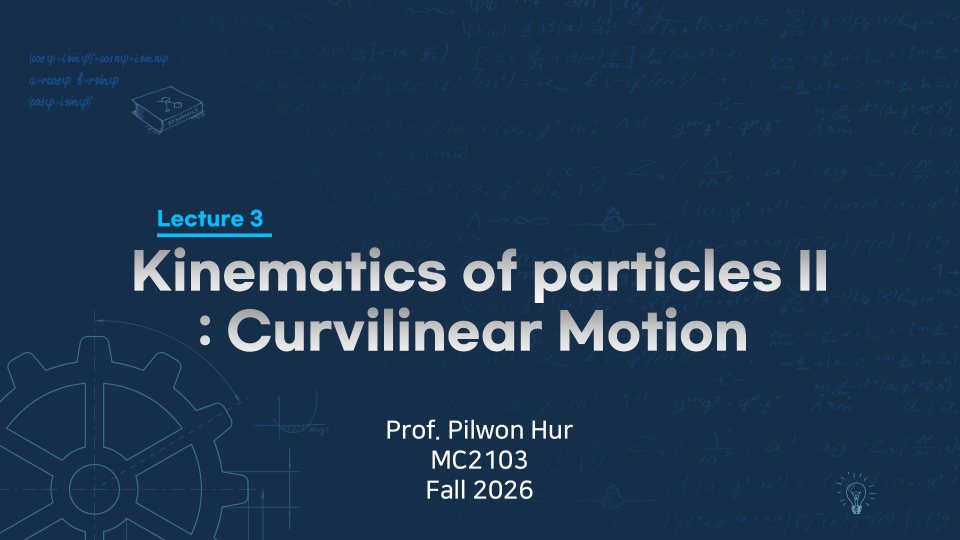
#> input picture 2026FA_Dynamics/site/assets/slides/lecture03/slide-01.jpg, 1920 x 1080 px (shown at 1/2 size); its folder holds only this picture in this run
$ python prepare_lecture03.py
#> lines starting #> are read from the running program, lines starting #| are printed output that depends on the picture
from pathlib import Path
import subprocess
from PIL import Image, ImageOps, ImageDraw

root = Path(__file__).resolve().parents[1]
out = root / 'site/assets/slides/lecture03'
qa = root / 'tmp/lecture03'
out.mkdir(parents=True, exist_ok=True)
qa.mkdir(parents=True, exist_ok=True)
subprocess.run(['pdftoppm', '-jpeg', '-scale-to-x', '1920', '-scale-to-y', '1080', '-jpegopt', 'quality=90', str(root / 'lecture_notes/lecture03_note.pdf'), str(out / 'slide')], check=True)
#> (this line was passed over: subprocess is not available in this run)
files = sorted(out.glob('slide-*.jpg'))
for start in range(0, len(files), 6):
    sheet = Image.new('RGB', (1920, 3 * 570), 'white')
#> sheet: PIL image 1920x1710 RGB; every value is 255
    draw = ImageDraw.Draw(sheet)
    for offset, file in enumerate(files[start:start + 6]):
        im = Image.open(file).resize((960, 540))
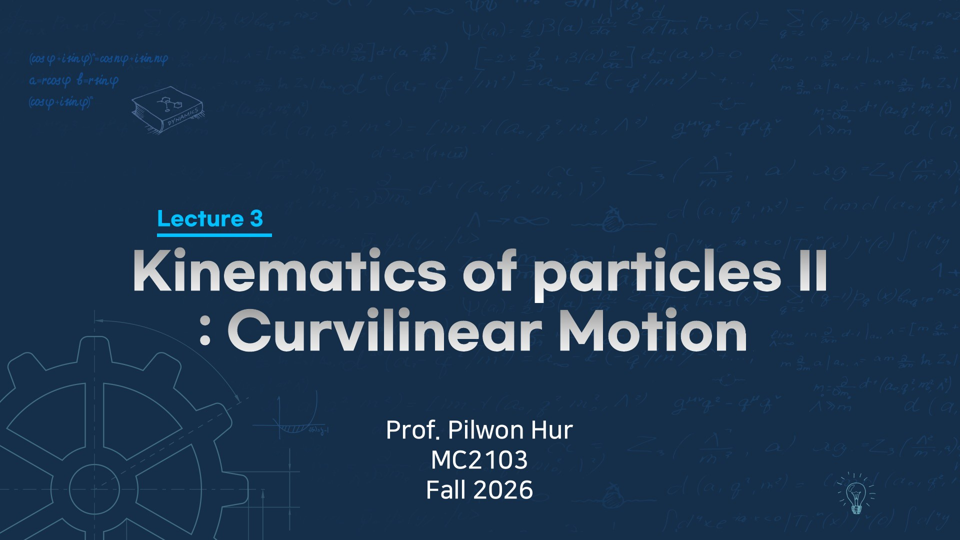
#> im: PIL image 960x540 RGB; mean R, G, B 30.3, 55.6, 81.9
        x, y = (offset % 2) * 960, (offset // 2) * 570
        sheet.paste(im, (x, y + 30))
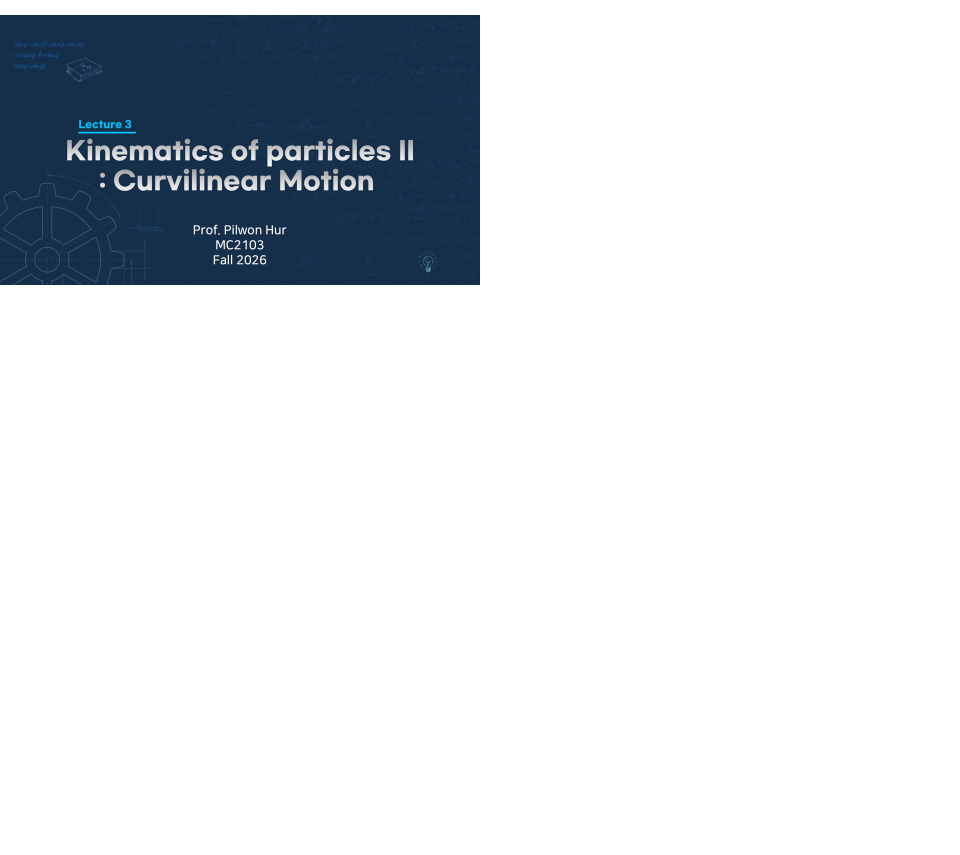
#> sheet: PIL image 1920x1710 RGB (shown at 1/2 size); mean R, G, B 219.5, 223.5, 227.7
        draw.text((x + 12, y + 8), file.stem, fill='black')
    sheet.save(qa / f'contact-{start + 1:02d}.jpg', quality=92)
print(f'RENDERED {len(files)} slides')

$ run again, on 2026FA_Dynamics/site/assets/slides/lecture03/slide-05.jpg
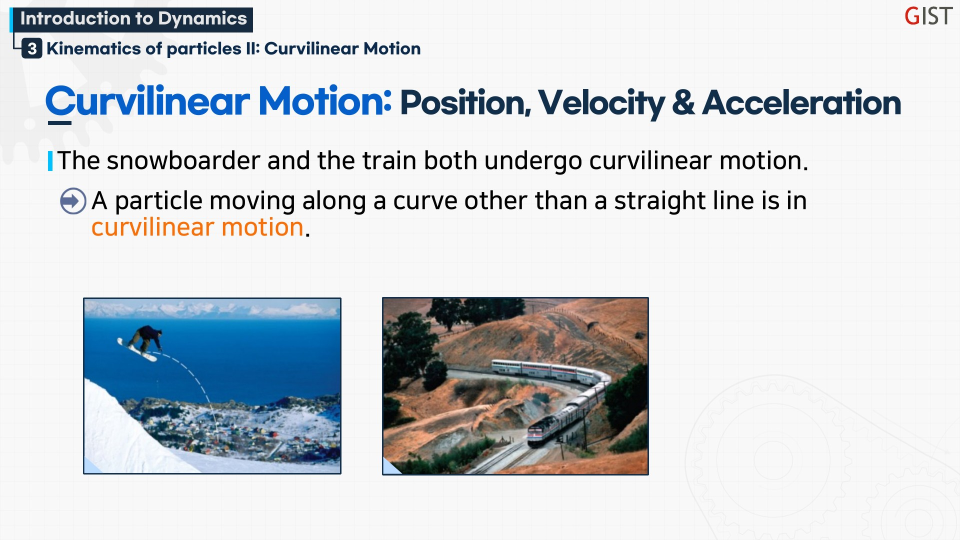
#> input picture 2026FA_Dynamics/site/assets/slides/lecture03/slide-05.jpg, 1920 x 1080 px (shown at 1/2 size)
#> `im = Image.open(file).resize((960, 540))`:
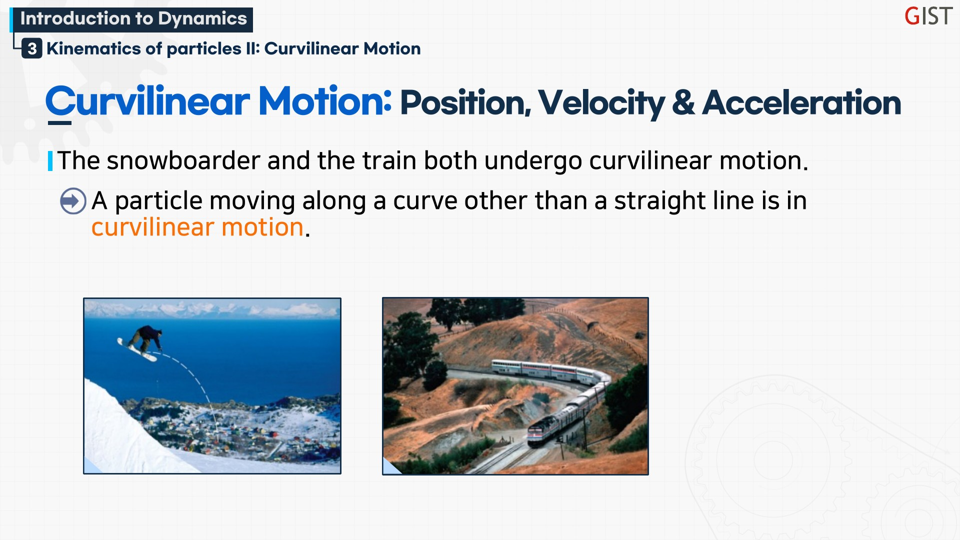
#> im: PIL image 960x540 RGB; mean R, G, B 207.4, 212.2, 216.2
#> `sheet.paste(im, (x, y + 30))`:
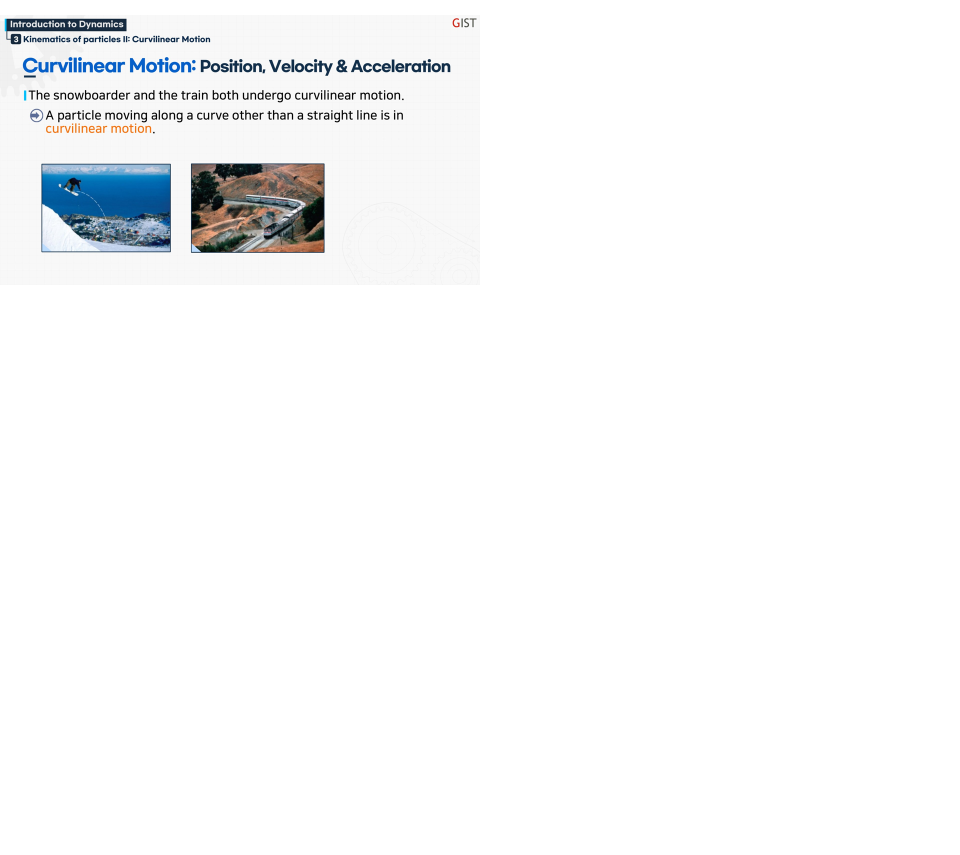
#> sheet: PIL image 1920x1710 RGB (shown at 1/2 size); mean R, G, B 247.5, 248.2, 248.9

$ run again, on 2026FA_Dynamics/site/assets/slides/lecture03/slide-06.jpg
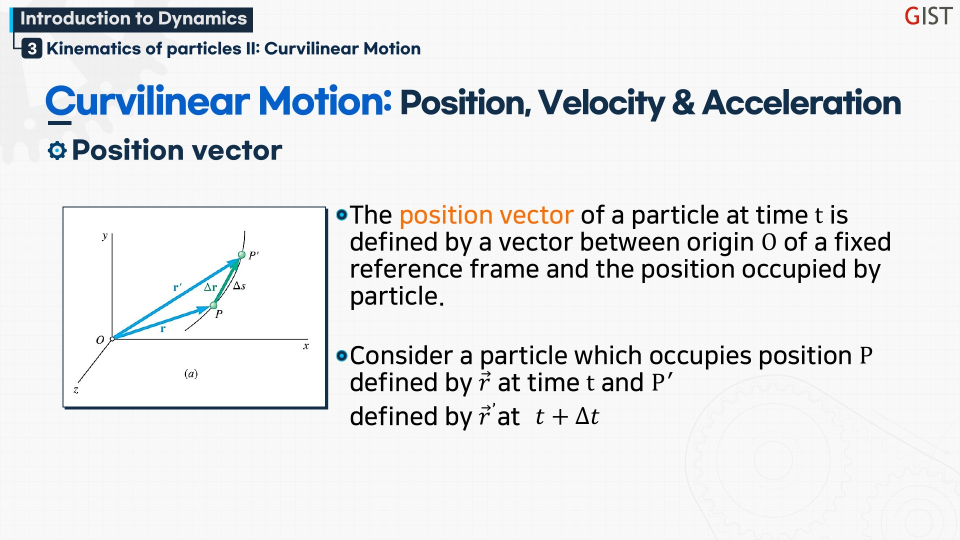
#> input picture 2026FA_Dynamics/site/assets/slides/lecture03/slide-06.jpg, 1920 x 1080 px (shown at 1/2 size)
#> `im = Image.open(file).resize((960, 540))`:
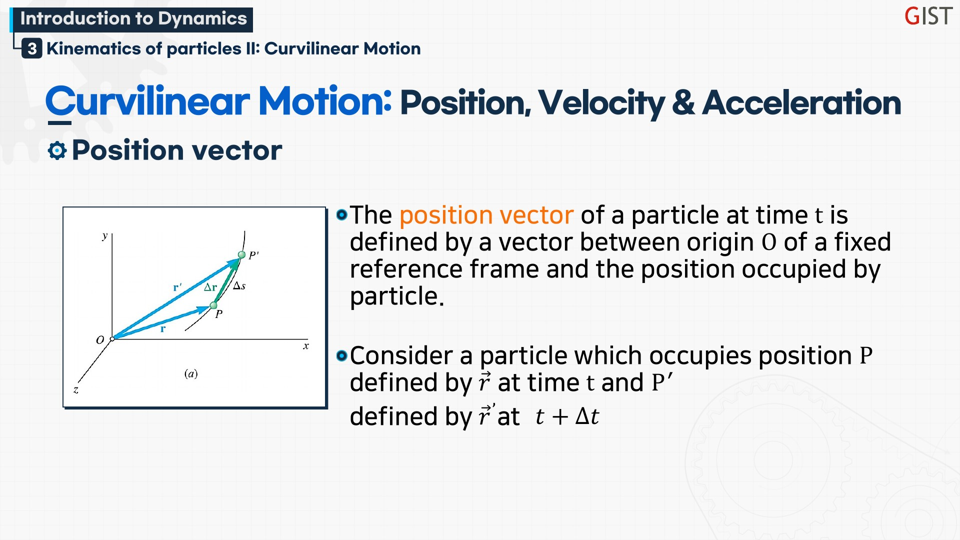
#> im: PIL image 960x540 RGB; mean R, G, B 231.1, 232.9, 234.5
#> `sheet.paste(im, (x, y + 30))`:
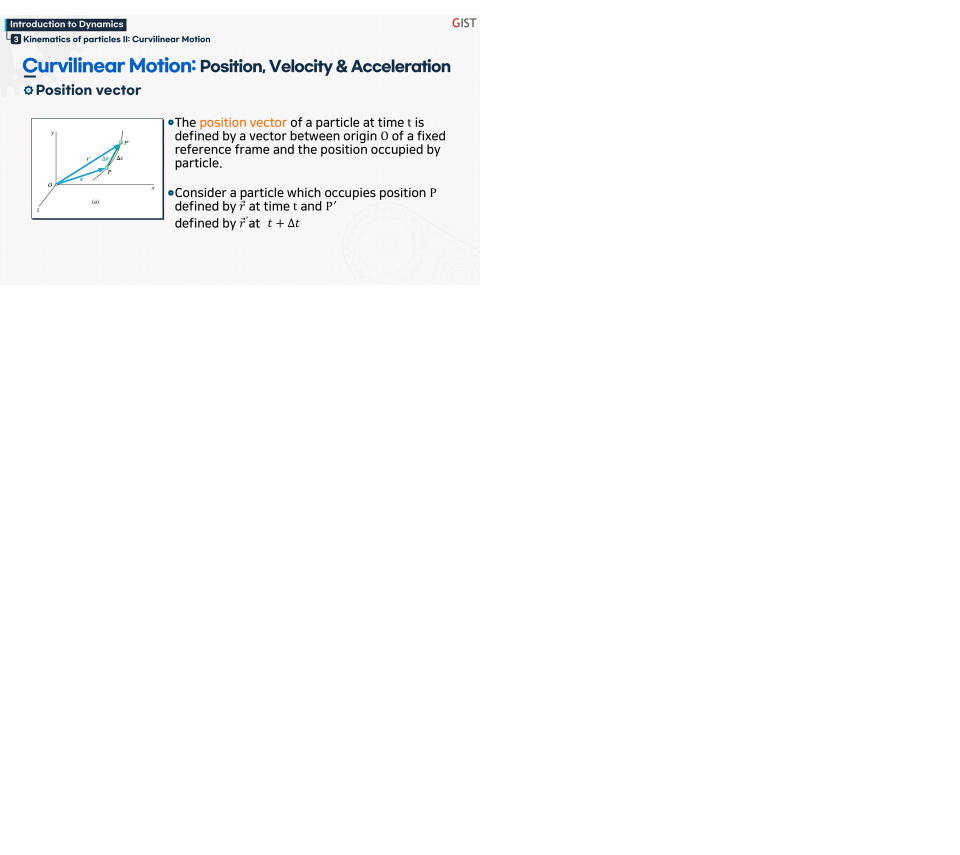
#> sheet: PIL image 1920x1710 RGB (shown at 1/2 size); mean R, G, B 251.2, 251.5, 251.8

$ run again, on 2026FA_Dynamics/site/assets/slides/lecture03/slide-07.jpg
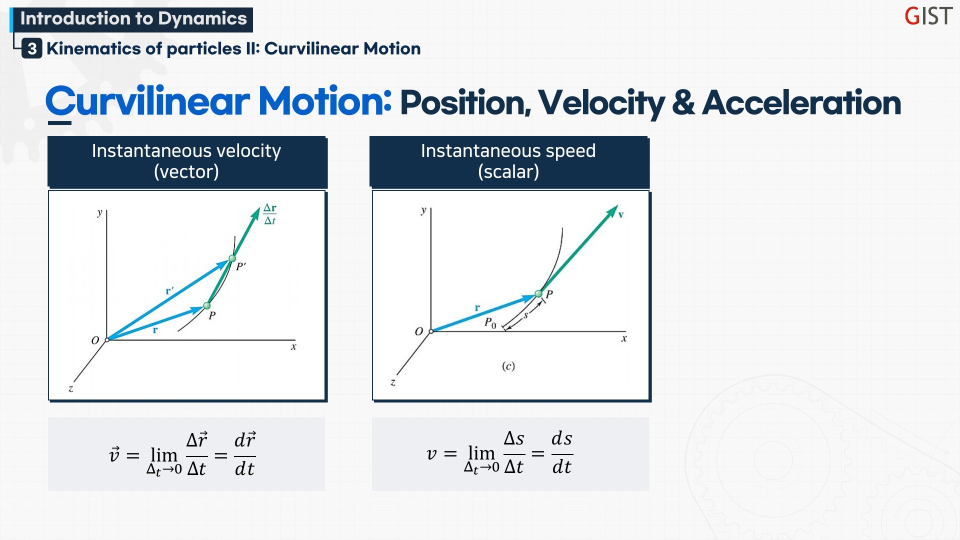
#> input picture 2026FA_Dynamics/site/assets/slides/lecture03/slide-07.jpg, 1920 x 1080 px (shown at 1/2 size)
#> `im = Image.open(file).resize((960, 540))`:
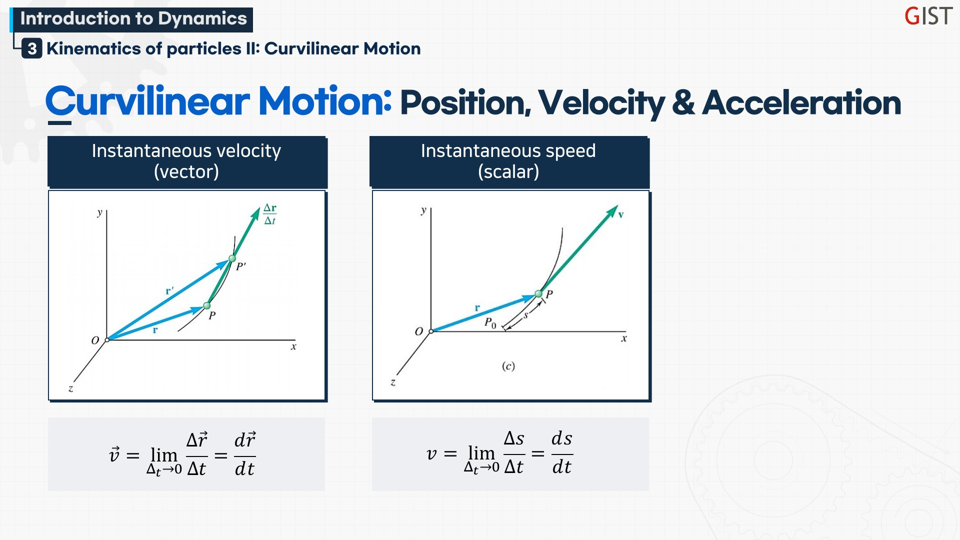
#> im: PIL image 960x540 RGB; mean R, G, B 224, 227.9, 231.5
#> `sheet.paste(im, (x, y + 30))`:
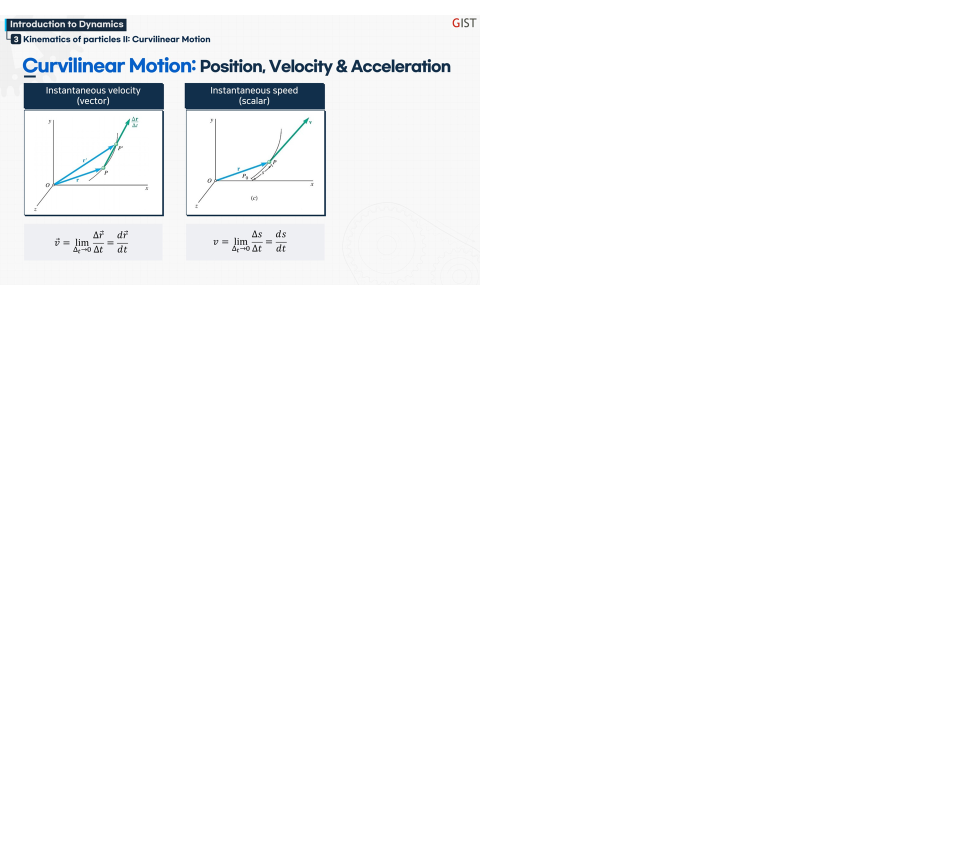
#> sheet: PIL image 1920x1710 RGB (shown at 1/2 size); mean R, G, B 250.1, 250.7, 251.3

$ run again, on 2026FA_Dynamics/site/assets/slides/lecture03/slide-02.jpg
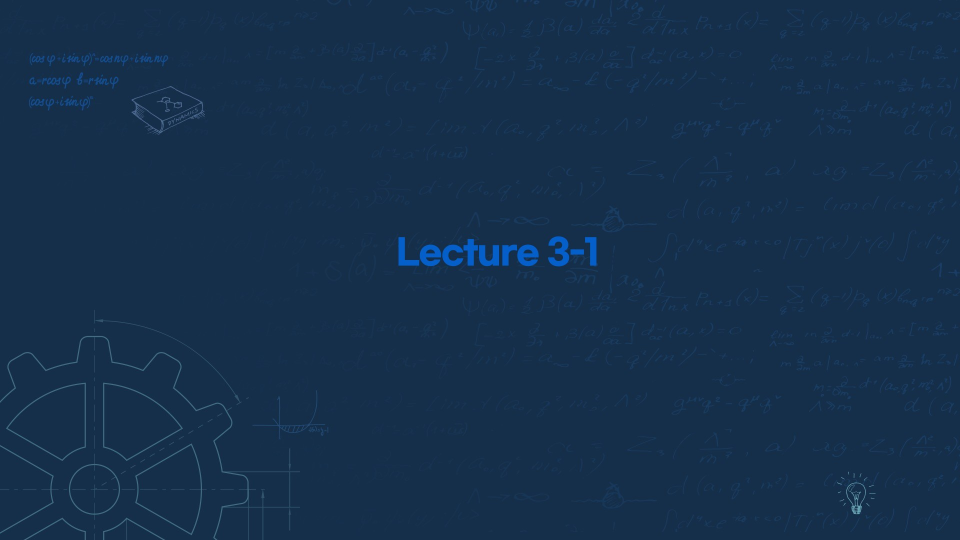
#> input picture 2026FA_Dynamics/site/assets/slides/lecture03/slide-02.jpg, 1920 x 1080 px (shown at 1/2 size)
#> `im = Image.open(file).resize((960, 540))`:
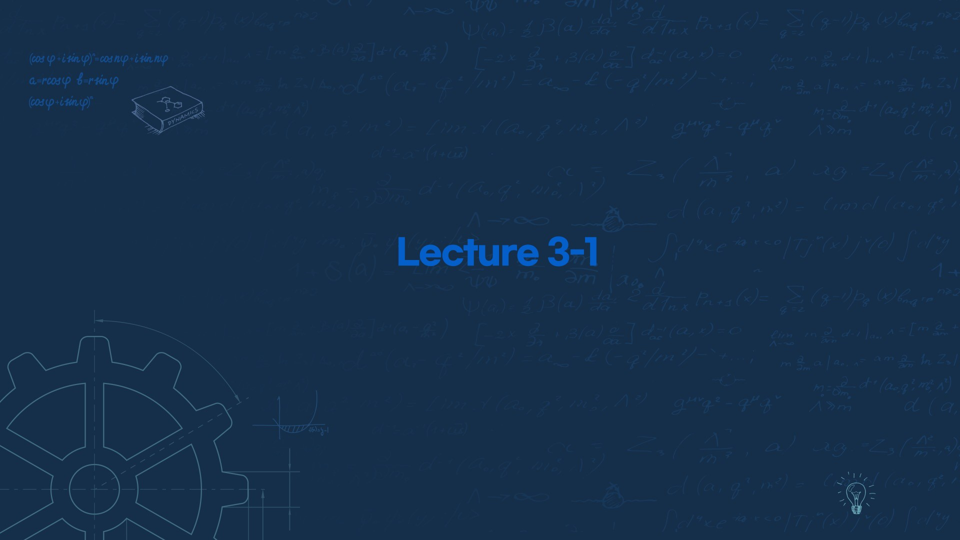
#> im: PIL image 960x540 RGB; mean R, G, B 21.4, 47.9, 75.8
#> `sheet.paste(im, (x, y + 30))`:
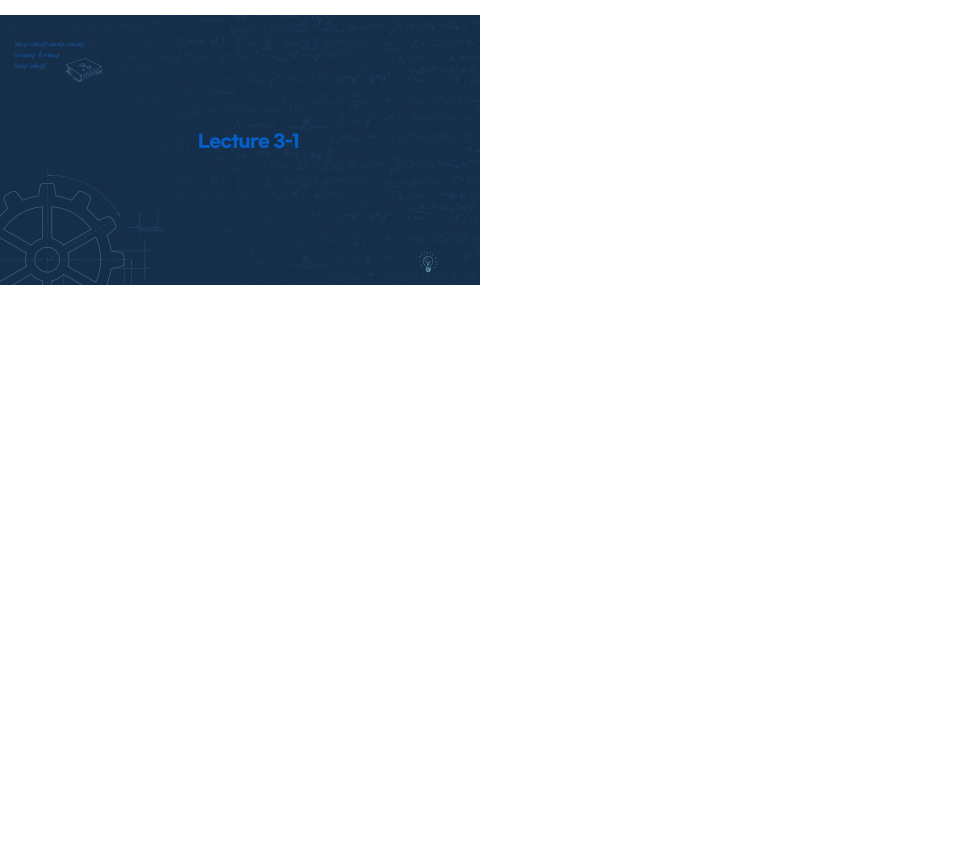
#> sheet: PIL image 1920x1710 RGB (shown at 1/2 size); mean R, G, B 218.1, 222.3, 226.7
